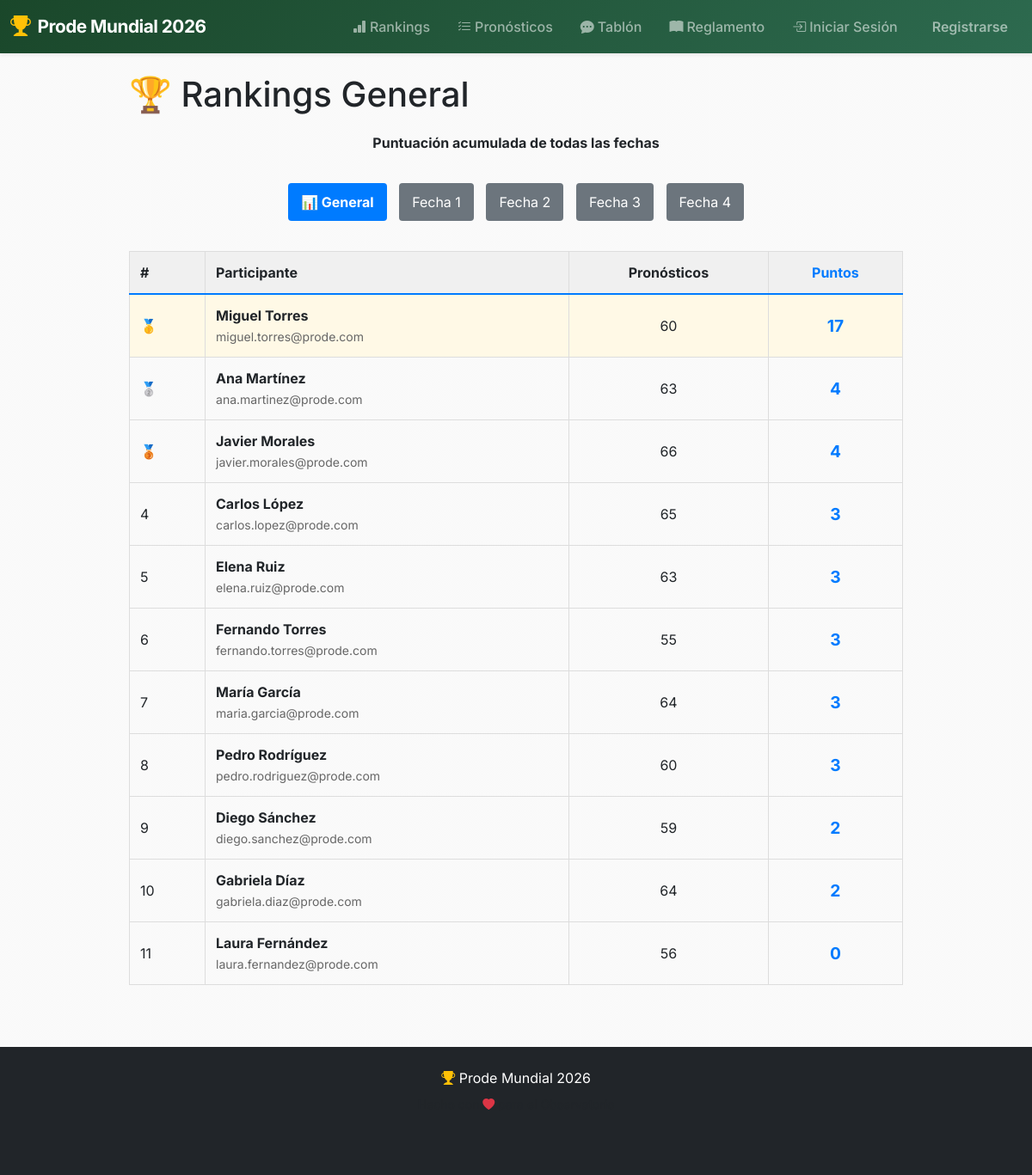
Screenshot of /rankings with the database file from the repository.
### models.py (models this page shows, shortened)
class User(db.Model, UserMixin):
    __tablename__ = "users"
    id = db.Column(db.Integer, primary_key=True)
    email = db.Column(db.String(120), unique=True, nullable=False)
    name = db.Column(db.String(80), nullable=False)
    password_hash = db.Column(db.String(256), nullable=True)
    is_admin = db.Column(db.Boolean, default=False)
    is_enabled = db.Column(db.Boolean, default=True)
    predictions = db.relationship('Prediction', backref='user', lazy=True)

### main/routes.py (the view)
@main_bp.route('/rankings')
def rankings():
    user_stats = db.session.query(
        User.id,
        User.name,
        User.email,
        func.count(Prediction.id).label('total_predictions'),
        func.sum(Prediction.points_awarded).label('total_points')
    ).join(Prediction, User.id == Prediction.user_id, isouter=True)\
     .filter(User.is_admin == False)\
     .group_by(User.id)\
     .order_by(func.coalesce(func.sum(Prediction.points_awarded), 0).desc(), User.name)\
     .all()
    return render_template('main/rankings.html', user_stats=user_stats)

### app.py (called while the page is built)
@app.context_processor
def inject_user():
    return {'current_user': current_user}

### templates/main/rankings.html (shortened to what this page needs)
{% extends "base.html" %}
{% block content %}
<div style="max-width: 900px; margin: 0 auto;">
    <h1>🏆 Rankings General</h1>
    <p style="margin: 20px 0; text-align: center;">
        <strong>Puntuación acumulada de todas las fechas</strong>
    </p>
    <div style="margin: 30px 0; text-align: center;">
        <a href="{{ url_for('main.rankings') }}" style="display: inline-block; padding: 10px 15px; background-color: #007bff; color: white; text-decoration: none; border-radius: 4px; margin: 5px; font-weight: bold;">
            📊 General
        </a>
        {% for phase_num in [1, 2, 3, 4] %}
            <a href="{{ url_for('main.rankings_by_phase', phase_id=phase_num) }}" style="display: inline-block; padding: 10px 15px; background-color: #6c757d; color: white; text-decoration: none; border-radius: 4px; margin: 5px;">
                Fecha {{ phase_num }}
            </a>
        {% endfor %}
    </div>
    {% if user_stats %}
        <table style="width: 100%; border-collapse: collapse; margin-top: 20px;">
            <thead>
                <tr style="background-color: #f0f0f0; border-bottom: 2px solid #007bff;">
                    <th style="padding: 12px; text-align: left; border: 1px solid #ddd;">#</th>
                    <th style="padding: 12px; text-align: left; border: 1px solid #ddd;">Participante</th>
                    <th style="padding: 12px; text-align: center; border: 1px solid #ddd;">Pronósticos</th>
                    <th style="padding: 12px; text-align: center; border: 1px solid #ddd; color: #007bff; font-weight: bold;">Puntos</th>
                </tr>
            </thead>
            <tbody>
                {% for stat in user_stats %}
                    <tr style="border-bottom: 1px solid #ddd; {% if loop.index == 1 %}background-color: #fff9e6;{% endif %}">
                        <td style="padding: 12px; border: 1px solid #ddd;">
                            {% if loop.index == 1 %}🥇{% elif loop.index == 2 %}🥈{% elif loop.index == 3 %}🥉{% else %}{{ loop.index }}{% endif %}
                        </td>
                        <td style="padding: 12px; border: 1px solid #ddd;">
                            <strong>{{ stat.name }}</strong>
                            <br>
                            <small style="color: #666;">{{ stat.email }}</small>
                        </td>
                        <td style="padding: 12px; border: 1px solid #ddd; text-align: center;">
                            {{ stat.total_predictions or 0 }}
                        </td>
                        <td style="padding: 12px; border: 1px solid #ddd; text-align: center; font-weight: bold; color: #007bff; font-size: 1.2em;">
                            {{ stat.total_points or 0 }}
                        </td>
                    </tr>
                {% endfor %}
            </tbody>
        </table>
    {% else %}
        <p style="text-align: center; color: #666; margin-top: 30px;">
            No hay datos de ranking disponibles
        </p>
    {% endif %}
</div>
{% endblock %}

### templates/base.html (shortened to what this page needs)
<!DOCTYPE html>
<html lang="es">
<head>
    <link href="https://cdn.jsdelivr.net/npm/bootstrap@5.3.2/dist/css/bootstrap.min.css" rel="stylesheet">
    <link rel="stylesheet" href="https://cdn.jsdelivr.net/npm/bootstrap-icons@1.11.3/font/bootstrap-icons.min.css">
    <link rel="stylesheet" href="{{ url_for('static', filename='css/site.css') }}?v=7">
</head>
<body>
    <nav class="navbar navbar-expand-lg navbar-dark bg-dark sticky-top shadow-sm">
        <div class="container-fluid">
            <a class="navbar-brand fw-bold d-flex align-items-center" href="{{ url_for('main.index') }}">
                <i class="bi bi-trophy-fill text-warning me-2 fs-4"></i>
                <span>Prode Mundial 2026</span>
            </a>
            <div class="collapse navbar-collapse" id="navbarNav">
                <ul class="navbar-nav ms-auto">
                    <li class="nav-item">
                        <a class="nav-link" href="{{ url_for('main.rankings') }}">
                            <i class="bi bi-bar-chart-fill me-1"></i>Rankings
                        </a>
                    </li>
                    <li class="nav-item">
                        <a class="nav-link" href="{{ url_for('main.all_predictions') }}">
                            <i class="bi bi-list-check me-1"></i>Pronósticos
                        </a>
                    </li>
                    <li class="nav-item">
                        <a class="nav-link" href="{{ url_for('main.tablon') }}">
                            <i class="bi bi-chat-dots-fill me-1"></i>Tablón
                        </a>
                    </li>
                    <li class="nav-item">
                        <a class="nav-link" href="{{ url_for('main.reglamento') }}">
                            <i class="bi bi-book-fill me-1"></i>Reglamento
                        </a>
                    </li>
                    {% if current_user.is_authenticated %}
                        {% if current_user.is_admin %}
                            <li class="nav-item">
                                <a class="nav-link text-warning" href="{{ url_for('admin.dashboard') }}">
                                    <i class="bi bi-gear-fill me-1"></i>Admin
                                </a>
                            </li>
                        {% endif %}
                        <li class="nav-item dropdown">
                            <a class="nav-link dropdown-toggle" href="#" role="button" data-bs-toggle="dropdown">
                                <i class="bi bi-person-circle me-1"></i>{{ current_user.name }}
                            </a>
                            <ul class="dropdown-menu dropdown-menu-end">
                                <li><a class="dropdown-item" href="{{ url_for('auth.change_password') }}">
                                    <i class="bi bi-key me-2"></i>Cambiar Contraseña
                                </a></li>
                                <li><hr class="dropdown-divider"></li>
                                <li><a class="dropdown-item" href="{{ url_for('auth.logout') }}">
                                    <i class="bi bi-box-arrow-right me-2"></i>Cerrar Sesión
                                </a></li>
                            </ul>
                        </li>
                    {% else %}
                        <li class="nav-item">
                            <a class="nav-link" href="{{ url_for('auth.login') }}">
                                <i class="bi bi-box-arrow-in-right me-1"></i>Iniciar Sesión
                            </a>
                        </li>
                        <li class="nav-item">
                            <a class="nav-link btn btn-outline-light ms-2 px-3" href="{{ url_for('auth.register') }}">
                                Registrarse
                            </a>
                        </li>
                    {% endif %}
                </ul>
            </div>
        </div>
    </nav>
    <div class="container my-4">
        {% block content %}{% endblock %}
    </div>
    <footer class="bg-dark text-white py-4 mt-5">
        <div class="container text-center">
            <p class="mb-2"><i class="bi bi-trophy-fill text-warning"></i> Prode Mundial 2026</p>
            <p class="text-muted small mb-0">Hecho con <i class="bi bi-heart-fill text-danger"></i> para el Observatorio</p>
        </div>
    </footer>
</body>
</html>

### static/css/site.css (style rules this page uses)
:root { --primary-color: #1a472a; --secondary-color: #ffd700; --accent-color: #e63946; --dark-color: #212529; --light-color: #f8f9fa; --gradient-primary: linear-gradient(135deg, #1a472a 0%, #2d6a4f 100%); --gradient-hero: linear-gradient(135deg, #667eea 0%, #764ba2 100%); --gradient-gold: linear-gradient(135deg, #ffd700 0%, #ffed4e 100%); }
* { box-sizing: border-box; }
body { margin: 0; font-family: 'Inter', -apple-system, BlinkMacSystemFont, "Segoe UI", Roboto, sans-serif; background: linear-gradient(rgba(245, 245, 245, 0.55), rgba(245, 245, 245, 0.55)), url('../images/backgrounds/foto2.jpg'); background-size: cover; background-position: center; background-attachment: fixed; background-repeat: no-repeat; color: #212529; min-height: 100vh; display: flex; flex-direction: column; }
.navbar-dark { background: linear-gradient(135deg, #1a472a 0%, #2d6a4f 100%) !important; }
.navbar-brand { font-size: 1.3rem; letter-spacing: -0.5px; }
.nav-link { font-weight: 500; transition: all 0.3s ease; border-radius: 6px; padding: 0.5rem 1rem !important; }
.container { flex: 1; max-width: 1200px; margin-bottom: 3rem; }
.btn { border-radius: 10px; font-weight: 600; padding: 0.6rem 1.5rem; transition: all 0.3s ease; border: none; }
footer { margin-top: auto; background: #212529 !important; }
h1, h2, h3 { color: var(--text); }

### rows the page displays
User: name "Miguel Torres", email "miguel.torres@prode.com", total_predictions "60", total_points "17"
User: name "Ana Martínez", email "ana.martinez@prode.com", total_predictions "63", total_points "4"
User: name "Javier Morales", email "javier.morales@prode.com", total_predictions "66", total_points "4"
User: name "Carlos López", email "carlos.lopez@prode.com", total_predictions "65", id "3"
User: name "Elena Ruiz", email "elena.ruiz@prode.com", total_predictions "63", total_points "3"
User: name "Fernando Torres", email "fernando.torres@prode.com", total_predictions "55", total_points "3"
User: name "María García", email "maria.garcia@prode.com", total_predictions "64", total_points "3"
User: name "Pedro Rodríguez", email "pedro.rodriguez@prode.com", total_predictions "60", total_points "3"
User: name "Diego Sánchez", email "diego.sanchez@prode.com", total_predictions "59", total_points "2"
User: name "Gabriela Díaz", email "gabriela.diaz@prode.com", total_predictions "64", total_points "2"
User: name "Laura Fernández", email "laura.fernandez@prode.com", total_predictions "56", is_admin "0"

### other values shown
{{ phase_num }} "1" "2" "3" "4"
